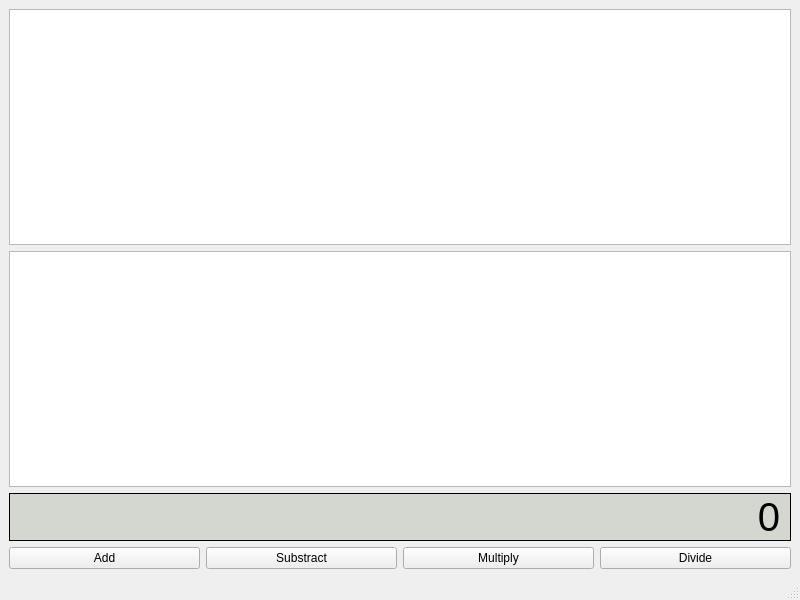
<?xml version="1.0" encoding="UTF-8"?>
<ui version="4.0">
 <class>MainWindow</class>
 <widget class="QMainWindow" name="MainWindow">
  <property name="geometry">
   <rect>
    <x>0</x>
    <y>0</y>
    <width>800</width>
    <height>600</height>
   </rect>
  </property>
  <property name="windowTitle">
   <string>MainWindow</string>
  </property>
  <widget class="QWidget" name="centralwidget">
   <layout class="QGridLayout" name="gridLayout">
    <item row="1" column="0" colspan="4">
     <widget class="QTextEdit" name="textEdit_2">
      <property name="font">
       <font>
        <pointsize>40</pointsize>
       </font>
      </property>
     </widget>
    </item>
    <item row="3" column="0">
     <widget class="QPushButton" name="Button_Add">
      <property name="text">
       <string>Add</string>
      </property>
     </widget>
    </item>
    <item row="3" column="1">
     <widget class="QPushButton" name="Button_Substract">
      <property name="text">
       <string>Substract</string>
      </property>
     </widget>
    </item>
    <item row="0" column="0" colspan="4">
     <widget class="QTextEdit" name="textEdit">
      <property name="font">
       <font>
        <pointsize>40</pointsize>
       </font>
      </property>
     </widget>
    </item>
    <item row="2" column="0" colspan="4">
     <widget class="QLabel" name="label">
      <property name="font">
       <font>
        <pointsize>30</pointsize>
       </font>
      </property>
      <property name="styleSheet">
       <string notr="true">background-color: rgb(211, 215, 207);</string>
      </property>
      <property name="frameShape">
       <enum>QFrame::Box</enum>
      </property>
      <property name="text">
       <string>0</string>
      </property>
      <property name="alignment">
       <set>Qt::AlignRight|Qt::AlignTrailing|Qt::AlignVCenter</set>
      </property>
     </widget>
    </item>
    <item row="3" column="3">
     <widget class="QPushButton" name="Button_Divide">
      <property name="text">
       <string>Divide</string>
      </property>
     </widget>
    </item>
    <item row="3" column="2">
     <widget class="QPushButton" name="Button_Multiply">
      <property name="text">
       <string>Multiply</string>
      </property>
     </widget>
    </item>
   </layout>
  </widget>
  <widget class="QMenuBar" name="menubar">
   <property name="geometry">
    <rect>
     <x>0</x>
     <y>0</y>
     <width>800</width>
     <height>28</height>
    </rect>
   </property>
  </widget>
  <widget class="QStatusBar" name="statusbar"/>
 </widget>
 <resources/>
 <connections/>
</ui>
